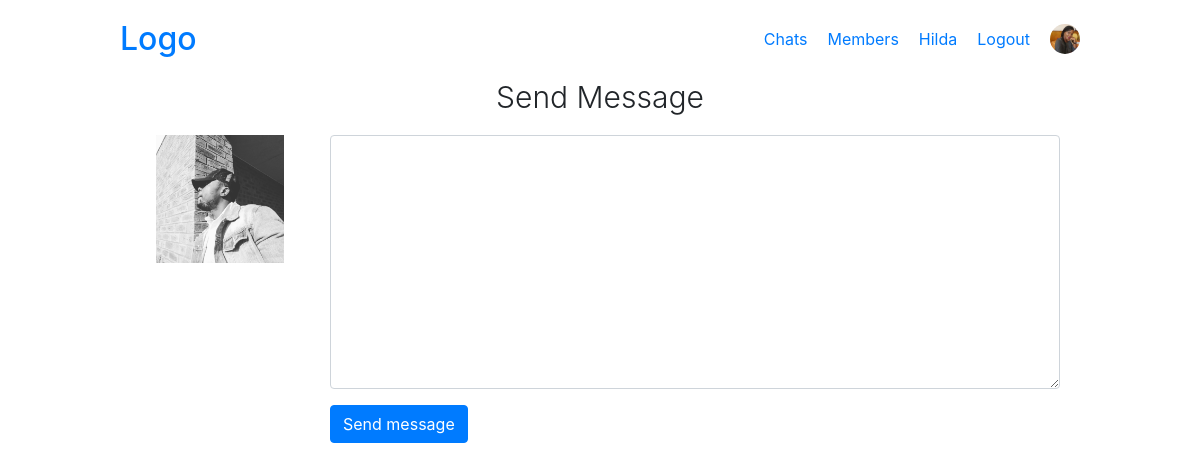
The app's page /create_message.php?receiver_id=10 (signed in) with its own data.
### tables this page shows
CREATE TABLE `users` (
  `id` int(11) NOT NULL,
  `first_name` varchar(256) NOT NULL,
  `last_name` varchar(256) NOT NULL,
  `username` varchar(256) NOT NULL,
  `password` varchar(256) NOT NULL,
  `profile_pic` varchar(256) NOT NULL,
  `created_on` datetime NOT NULL
);

### classes/db.php (called while the page is built, shortened)
<?php
class Db {
	private static $instance = null;
	private $pdo,
	$stmt,
	$result,
	$error = false,
	$count = 0;
	private function __construct() {
		$this->pdo = new PDO("mysql:host=localhost;dbname=chat_system", 'root', 'root');
	}
	public static function get_instance() {
		if(!isset(self::$instance)) {
			self::$instance = new Db;
		}
		return self::$instance;
	}
	public function query($sql, $fields = array()) {
		$this->error = false;
		if($this->stmt = $this->pdo->prepare($sql)) {
			if($fields) {
				$counter = 1;
				foreach($fields as $field) {
					$this->stmt->bindValue($counter, $field);
					$counter +=1;
				}
			}
			if($this->stmt->execute()) {
				$this->result = $this->stmt->fetchAll(PDO::FETCH_OBJ);
				$this->count = $this->stmt->rowCount();
			} else {
				$this->error = true;
			}
		} else {
			$this->error = true;
		}
		return $this;
	}
	public function action($action, $table, $where = array()) {
		$sql = "{$action} from {$table}";
		if($where && count($where) === 3) {
			$field = $where[0];
			$condition = $where[1];
			$value = $where[2];
			$sql .= " where {$field} {$condition} ?";
			if(!$this->query($sql, array($value))->error()) {
				return $this;
			}
		} else if(!$where) {
			if(!$this->query($sql)->error()) {
				return $this;
			}
		}
		return $this;
	}
	public function get($table, $where = array()) {
		$action = "select *";
		return $this->action($action, $table, $where);
	}
		public function error() {
			return $this->error;
		}
		public function count() {
			return $this->count;
		}
		public function first() {
			return $this->result[0];
		}
	}

### classes/config.php (called while the page is built)
<?php
	class Config {
		public static function get($path) {
			$path = explode('/', $path);
			$config = $GLOBALS['config'];
			foreach($path as $bit) {
				if(isset($config[$bit])) {
					$config  = $config[$bit];
				}
			}
			return $config;
		}
	}

### classes/user.php (called while the page is built, shortened)
<?php
	class User {
		private $db = null,
				$session_name = null,
				$logged_in = false,
				$data = array();
		public function __construct($user = false) {
			$this->db = db::get_instance();
			$this->session_name = config::get('session/session_name');
			if(!$user) {
				if(session::exist($this->session_name)) {
					$user = session::get($this->session_name);
					if($this->find($user)) {
						$this->logged_in = true;
					}
				}
			} else {
				$this->find($user);
			}
		}
		public function find($user) {
			$field = (is_numeric($user)) ? 'id':'username';
			$check = $this->db->get('users', array($field, '=', $user));
			if($check->count()) {
				$this->data = $check->first();
				return true;
			}
			return false;
		}
		public function data() {
			return $this->data;
		}
		public function logged_in() {
			return $this->logged_in;
		}
		public function exist() {
			return (!empty($this->data)) ? true : false;
		}
	}

### classes/session.php (called while the page is built, shortened)
<?php
	class Session {
		public static function exist($name) {
			return (isset($_SESSION[$name])) ? true : false;
		}
		public static function get($name) {
			return $_SESSION[$name];
		}
	}

### create_message.php (the view, shortened to what this page needs)
<?php
	require_once "header.php";
	$receiver_id = input::get('receiver_id');
	$member = new User($receiver_id);
	$member_pic = $member->data()->profile_pic;
 ?>
 <div class="container">
	<h1 class="title text-center">Send Message</h1>
	<div class="row">
			<div class="col-sm-4 col-md-2 offset-md-1">
					<div class="face" style="background-image: url(uploads/<?php echo $member_pic; ?>)"></div>
			</div>
			<div class=" col-sm-8 col-md-8">
					<form action="" method="post">
						<div class="form-group">
							<textarea name="content" id="" cols="30" rows="10" class="form-control"></textarea>
						</div>
						<button class="btn btn-primary" type="submit" name="submit">Send message</button>
					</form>
			</div>
	</div>
 </div>

### header.php (shortened to what this page needs)
<?php
$user = new User();
if($user->logged_in()) {
$profile_pic = $user->data()->profile_pic;
}
?>
<!DOCTYPE html>
<html lang="en">
<head>
	<link rel="stylesheet" href="css/bootstrap.min.css">
	<link rel="stylesheet" href="css/styles.css">
</head>
<body>
	<header>
		<div class="header-wrapper">
			<h1 class="logo"><a href="index.php">Logo</a></h1>
			<nav>
				<?php
				if($user->logged_in()) {
					$user_id = $user->data()->id;
					$username = $user->data()->username;
					?>
					<a href="messages.php">Chats <span id="unread"></span></a>
					<a href="members.php">Members</a>
					<a href="profile.php?user_id=<?php echo $user_id; ?>" style="text-transform: capitalize;"><?php echo $username; ?></a>
					<a href="logout.php">Logout</a>
					<a href="profile.php?user_id=<?php echo session::get('user'); ?>" class="user-face" style="background-image: url(uploads/<?php echo $profile_pic; ?>)"></a>
					<?php
				} else {
					?>
					<a href="login.php">Login</a>
					<a href="register.php">Register</a>
					<?php
				}
				?>
			</nav>
		</div>
	</header>
	<?php
	include("info_messages.php");
	?>

### css/styles.css (style rules this page uses)
html { line-height: 1.15; -webkit-text-size-adjust: 100%; }
body { margin: 0; }
h1 { font-size: 2em; margin: 0.67em 0; }
a { background-color: transparent; }
button, input, optgroup, select, textarea { font-family: inherit; font-size: 100%; line-height: 1.15; margin: 0; }
button, input { overflow: visible; }
button, select { text-transform: none; }
button, [type="button"], [type="reset"], [type="submit"] { -webkit-appearance: button; }
textarea { overflow: auto; }
* { box-sizing: border-box; }
h1, h2, h3, h4, h5, h6, p { margin: 0; padding: 0; }
.title { margin-bottom: 20px; font-size: 30px; font-weight: 300; }
.header-wrapper { width: 960px; max-width: 90%; margin: 0 auto; display: flex; justify-content: space-between; align-items: center; padding: 20px 0px; }
.header-wrapper nav { display: flex; align-items: center; }
.header-wrapper nav a { margin-left: 20px; }
.header-wrapper nav .user-face { display: inline-block; width: 30px; height: 30px; border-radius: 50%; background-size: cover; background-position: center; }
.face { width: 80%; padding-top: 80%; margin: 0 auto 20px; cursor: pointer; background-color: orange; background-size: cover; background-position: center; }

### records on screen
users: username "Hilda", profile_pic (picture)
users: profile_pic (picture)
